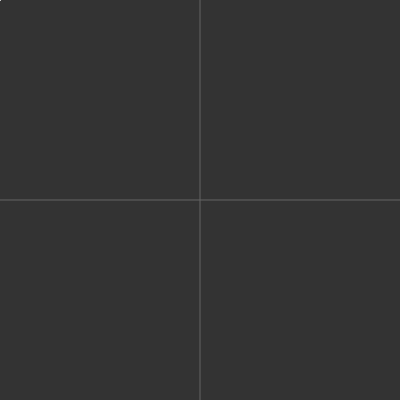
Frame 1 (no input)
Frame 60 (no input): identical to frame 1, image omitted
Frame 120 (the mouse pressed at the canvas centre since frame 60): identical to frame 1, image omitted

The p5.js sketch that drew this single still picture (run headless with seeded random() and noise() and a simulated clock; from frame 60 on, the mouse is pressed at the canvas centre):

// p5.js sketch
// ── sketch.js


function setup() {
  createCanvas(400, 400);
  createP("Range:");
  rangeSlider = createSlider(1,10,1);
  createP("A:");
  aSlider = createSlider(1,10,1);
  createP("B:");
  bSlider = createSlider(1,10,1);
  createP("C:");
  cSlider = createSlider(1,10,1);

}

// Draw function
function draw() {
  background(51);

  var range = rangeSlider.value();
  var a = aSlider.value();
  var b = bSlider.value();
  var c = cSlider.value();

  axis();

  stroke(255);
  strokeWeight(2);
  noFill();

  beginShape();
  for (var x = -range; x <= range + .1; x += .01) {
    var x = map(x,-range,range,0,width)
    var y = map(a*(x**2) + b*x + c,-range,range,height,0)
    vertex(x, y);
  }
  endShape();
}

// Create Function to draw x and y axis
function axis() {
  stroke(100);
  strokeWeight(1);
  push();

  translate(0,height/2);
  line(0,0,width,0);
  pop();
  push();

  translate(width/2,0);
  line(0,0,0,height);
  pop();
  push();
}
